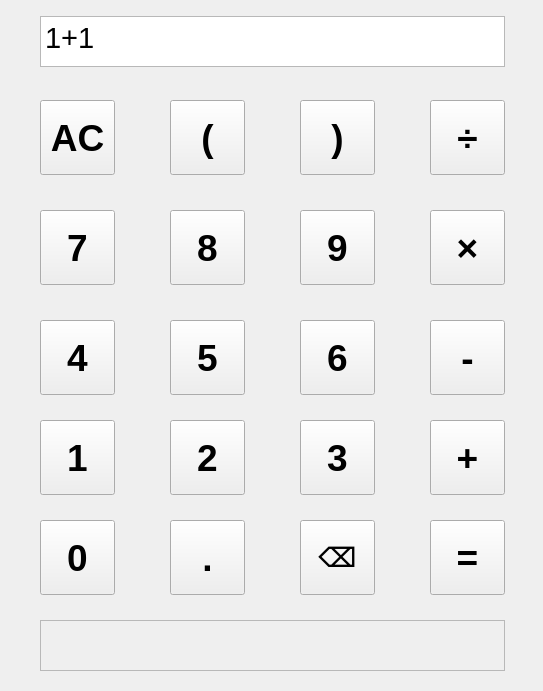
<?xml version="1.0" encoding="UTF-8"?>
<ui version="4.0">
 <class>Calculator_Main</class>
 <widget class="QWidget" name="Calculator_Main">
  <property name="geometry">
   <rect>
    <x>0</x>
    <y>0</y>
    <width>543</width>
    <height>691</height>
   </rect>
  </property>
  <property name="windowTitle">
   <string>Calculator_Main</string>
  </property>
  <widget class="QPushButton" name="Button_Dot">
   <property name="geometry">
    <rect>
     <x>170</x>
     <y>520</y>
     <width>75</width>
     <height>75</height>
    </rect>
   </property>
   <property name="font">
    <font>
     <family>Arial</family>
     <pointsize>28</pointsize>
     <weight>75</weight>
     <bold>true</bold>
    </font>
   </property>
   <property name="text">
    <string>.</string>
   </property>
  </widget>
  <widget class="QPushButton" name="Button_3">
   <property name="geometry">
    <rect>
     <x>300</x>
     <y>420</y>
     <width>75</width>
     <height>75</height>
    </rect>
   </property>
   <property name="font">
    <font>
     <family>Arial</family>
     <pointsize>28</pointsize>
     <weight>75</weight>
     <bold>true</bold>
    </font>
   </property>
   <property name="text">
    <string>3</string>
   </property>
  </widget>
  <widget class="QPushButton" name="Button_5">
   <property name="geometry">
    <rect>
     <x>170</x>
     <y>320</y>
     <width>75</width>
     <height>75</height>
    </rect>
   </property>
   <property name="font">
    <font>
     <family>Arial</family>
     <pointsize>28</pointsize>
     <weight>75</weight>
     <bold>true</bold>
    </font>
   </property>
   <property name="text">
    <string>5</string>
   </property>
  </widget>
  <widget class="QPushButton" name="Button_7">
   <property name="geometry">
    <rect>
     <x>40</x>
     <y>210</y>
     <width>75</width>
     <height>75</height>
    </rect>
   </property>
   <property name="font">
    <font>
     <family>Arial</family>
     <pointsize>28</pointsize>
     <weight>75</weight>
     <bold>true</bold>
    </font>
   </property>
   <property name="text">
    <string>7</string>
   </property>
  </widget>
  <widget class="QPushButton" name="Button_9">
   <property name="geometry">
    <rect>
     <x>300</x>
     <y>210</y>
     <width>75</width>
     <height>75</height>
    </rect>
   </property>
   <property name="font">
    <font>
     <family>Arial</family>
     <pointsize>28</pointsize>
     <weight>75</weight>
     <bold>true</bold>
    </font>
   </property>
   <property name="text">
    <string>9</string>
   </property>
  </widget>
  <widget class="QPushButton" name="Button_0">
   <property name="geometry">
    <rect>
     <x>40</x>
     <y>520</y>
     <width>75</width>
     <height>75</height>
    </rect>
   </property>
   <property name="font">
    <font>
     <family>Arial</family>
     <pointsize>28</pointsize>
     <weight>75</weight>
     <bold>true</bold>
    </font>
   </property>
   <property name="text">
    <string>0</string>
   </property>
  </widget>
  <widget class="QPushButton" name="Button_6">
   <property name="geometry">
    <rect>
     <x>300</x>
     <y>320</y>
     <width>75</width>
     <height>75</height>
    </rect>
   </property>
   <property name="font">
    <font>
     <family>Arial</family>
     <pointsize>28</pointsize>
     <weight>75</weight>
     <bold>true</bold>
    </font>
   </property>
   <property name="text">
    <string>6</string>
   </property>
  </widget>
  <widget class="QPushButton" name="Button_4">
   <property name="geometry">
    <rect>
     <x>40</x>
     <y>320</y>
     <width>75</width>
     <height>75</height>
    </rect>
   </property>
   <property name="font">
    <font>
     <family>Arial</family>
     <pointsize>28</pointsize>
     <weight>75</weight>
     <bold>true</bold>
    </font>
   </property>
   <property name="text">
    <string>4</string>
   </property>
  </widget>
  <widget class="QPushButton" name="Button_2">
   <property name="geometry">
    <rect>
     <x>170</x>
     <y>420</y>
     <width>75</width>
     <height>75</height>
    </rect>
   </property>
   <property name="font">
    <font>
     <family>Arial</family>
     <pointsize>28</pointsize>
     <weight>75</weight>
     <bold>true</bold>
    </font>
   </property>
   <property name="text">
    <string>2</string>
   </property>
  </widget>
  <widget class="QPushButton" name="Button_Delete">
   <property name="geometry">
    <rect>
     <x>300</x>
     <y>520</y>
     <width>75</width>
     <height>75</height>
    </rect>
   </property>
   <property name="font">
    <font>
     <family>Arial</family>
     <pointsize>20</pointsize>
     <weight>75</weight>
     <bold>true</bold>
    </font>
   </property>
   <property name="text">
    <string>⌫</string>
   </property>
  </widget>
  <widget class="QPushButton" name="Button_8">
   <property name="geometry">
    <rect>
     <x>170</x>
     <y>210</y>
     <width>75</width>
     <height>75</height>
    </rect>
   </property>
   <property name="font">
    <font>
     <family>Arial</family>
     <pointsize>28</pointsize>
     <weight>75</weight>
     <bold>true</bold>
    </font>
   </property>
   <property name="text">
    <string>8</string>
   </property>
  </widget>
  <widget class="QPushButton" name="Button_1">
   <property name="geometry">
    <rect>
     <x>40</x>
     <y>420</y>
     <width>75</width>
     <height>75</height>
    </rect>
   </property>
   <property name="font">
    <font>
     <family>Arial</family>
     <pointsize>28</pointsize>
     <weight>75</weight>
     <bold>true</bold>
    </font>
   </property>
   <property name="text">
    <string>1</string>
   </property>
  </widget>
  <widget class="QPushButton" name="Button_LeftBracket">
   <property name="geometry">
    <rect>
     <x>170</x>
     <y>100</y>
     <width>75</width>
     <height>75</height>
    </rect>
   </property>
   <property name="font">
    <font>
     <family>Arial</family>
     <pointsize>28</pointsize>
     <weight>75</weight>
     <bold>true</bold>
    </font>
   </property>
   <property name="text">
    <string>(</string>
   </property>
  </widget>
  <widget class="QPushButton" name="Button_RightBracket">
   <property name="geometry">
    <rect>
     <x>300</x>
     <y>100</y>
     <width>75</width>
     <height>75</height>
    </rect>
   </property>
   <property name="font">
    <font>
     <family>Arial</family>
     <pointsize>28</pointsize>
     <weight>75</weight>
     <bold>true</bold>
    </font>
   </property>
   <property name="text">
    <string>)</string>
   </property>
  </widget>
  <widget class="QPushButton" name="Button_AC">
   <property name="geometry">
    <rect>
     <x>40</x>
     <y>100</y>
     <width>75</width>
     <height>75</height>
    </rect>
   </property>
   <property name="font">
    <font>
     <family>Arial</family>
     <pointsize>28</pointsize>
     <weight>75</weight>
     <bold>true</bold>
    </font>
   </property>
   <property name="text">
    <string>AC</string>
   </property>
  </widget>
  <widget class="QPushButton" name="Button_Times">
   <property name="geometry">
    <rect>
     <x>430</x>
     <y>210</y>
     <width>75</width>
     <height>75</height>
    </rect>
   </property>
   <property name="font">
    <font>
     <family>Arial</family>
     <pointsize>28</pointsize>
     <weight>75</weight>
     <bold>true</bold>
    </font>
   </property>
   <property name="text">
    <string>×</string>
   </property>
  </widget>
  <widget class="QPushButton" name="Button_Divide">
   <property name="geometry">
    <rect>
     <x>430</x>
     <y>100</y>
     <width>75</width>
     <height>75</height>
    </rect>
   </property>
   <property name="font">
    <font>
     <family>Arial</family>
     <pointsize>28</pointsize>
     <weight>75</weight>
     <bold>true</bold>
    </font>
   </property>
   <property name="text">
    <string>÷</string>
   </property>
  </widget>
  <widget class="QPushButton" name="Button_Minus">
   <property name="geometry">
    <rect>
     <x>430</x>
     <y>320</y>
     <width>75</width>
     <height>75</height>
    </rect>
   </property>
   <property name="font">
    <font>
     <family>Arial</family>
     <pointsize>28</pointsize>
     <weight>75</weight>
     <bold>true</bold>
    </font>
   </property>
   <property name="text">
    <string>-</string>
   </property>
  </widget>
  <widget class="QPushButton" name="Button_Add">
   <property name="geometry">
    <rect>
     <x>430</x>
     <y>420</y>
     <width>75</width>
     <height>75</height>
    </rect>
   </property>
   <property name="font">
    <font>
     <family>Arial</family>
     <pointsize>28</pointsize>
     <weight>75</weight>
     <bold>true</bold>
    </font>
   </property>
   <property name="text">
    <string>+</string>
   </property>
  </widget>
  <widget class="QPushButton" name="Button_Equal">
   <property name="geometry">
    <rect>
     <x>430</x>
     <y>520</y>
     <width>75</width>
     <height>75</height>
    </rect>
   </property>
   <property name="font">
    <font>
     <family>Arial</family>
     <pointsize>28</pointsize>
     <weight>75</weight>
     <bold>true</bold>
    </font>
   </property>
   <property name="text">
    <string>=</string>
   </property>
  </widget>
  <widget class="QTextEdit" name="Formula_Text">
   <property name="geometry">
    <rect>
     <x>40</x>
     <y>16</y>
     <width>465</width>
     <height>51</height>
    </rect>
   </property>
   <property name="font">
    <font>
     <pointsize>22</pointsize>
     <weight>50</weight>
     <bold>false</bold>
    </font>
   </property>
   <property name="verticalScrollBarPolicy">
    <enum>Qt::ScrollBarAlwaysOff</enum>
   </property>
   <property name="horizontalScrollBarPolicy">
    <enum>Qt::ScrollBarAlwaysOff</enum>
   </property>
   <property name="html">
    <string>&lt;!DOCTYPE HTML PUBLIC &quot;-//W3C//DTD HTML 4.0//EN&quot; &quot;http://www.w3.org/TR/REC-html40/strict.dtd&quot;&gt;
&lt;html&gt;&lt;head&gt;&lt;meta name=&quot;qrichtext&quot; content=&quot;1&quot; /&gt;&lt;style type=&quot;text/css&quot;&gt;
p, li { white-space: pre-wrap; }
&lt;/style&gt;&lt;/head&gt;&lt;body style=&quot; font-family:'PMingLiU'; font-size:22pt; font-weight:400; font-style:normal;&quot;&gt;
&lt;p align=&quot;justify&quot; style=&quot; margin-top:0px; margin-bottom:0px; margin-left:0px; margin-right:0px; -qt-block-indent:0; text-indent:0px;&quot;&gt;1+1&lt;/p&gt;&lt;/body&gt;&lt;/html&gt;</string>
   </property>
  </widget>
  <widget class="QTextEdit" name="Result_Text">
   <property name="enabled">
    <bool>false</bool>
   </property>
   <property name="geometry">
    <rect>
     <x>40</x>
     <y>620</y>
     <width>465</width>
     <height>51</height>
    </rect>
   </property>
   <property name="font">
    <font>
     <pointsize>22</pointsize>
     <weight>50</weight>
     <bold>false</bold>
    </font>
   </property>
   <property name="verticalScrollBarPolicy">
    <enum>Qt::ScrollBarAlwaysOff</enum>
   </property>
   <property name="horizontalScrollBarPolicy">
    <enum>Qt::ScrollBarAlwaysOff</enum>
   </property>
   <property name="html">
    <string>&lt;!DOCTYPE HTML PUBLIC &quot;-//W3C//DTD HTML 4.0//EN&quot; &quot;http://www.w3.org/TR/REC-html40/strict.dtd&quot;&gt;
&lt;html&gt;&lt;head&gt;&lt;meta name=&quot;qrichtext&quot; content=&quot;1&quot; /&gt;&lt;style type=&quot;text/css&quot;&gt;
p, li { white-space: pre-wrap; }
&lt;/style&gt;&lt;/head&gt;&lt;body style=&quot; font-family:'PMingLiU'; font-size:22pt; font-weight:400; font-style:normal;&quot;&gt;
&lt;p align=&quot;justify&quot; style=&quot;-qt-paragraph-type:empty; margin-top:0px; margin-bottom:0px; margin-left:0px; margin-right:0px; -qt-block-indent:0; text-indent:0px;&quot;&gt;&lt;br /&gt;&lt;/p&gt;&lt;/body&gt;&lt;/html&gt;</string>
   </property>
  </widget>
 </widget>
 <resources/>
 <connections/>
</ui>
